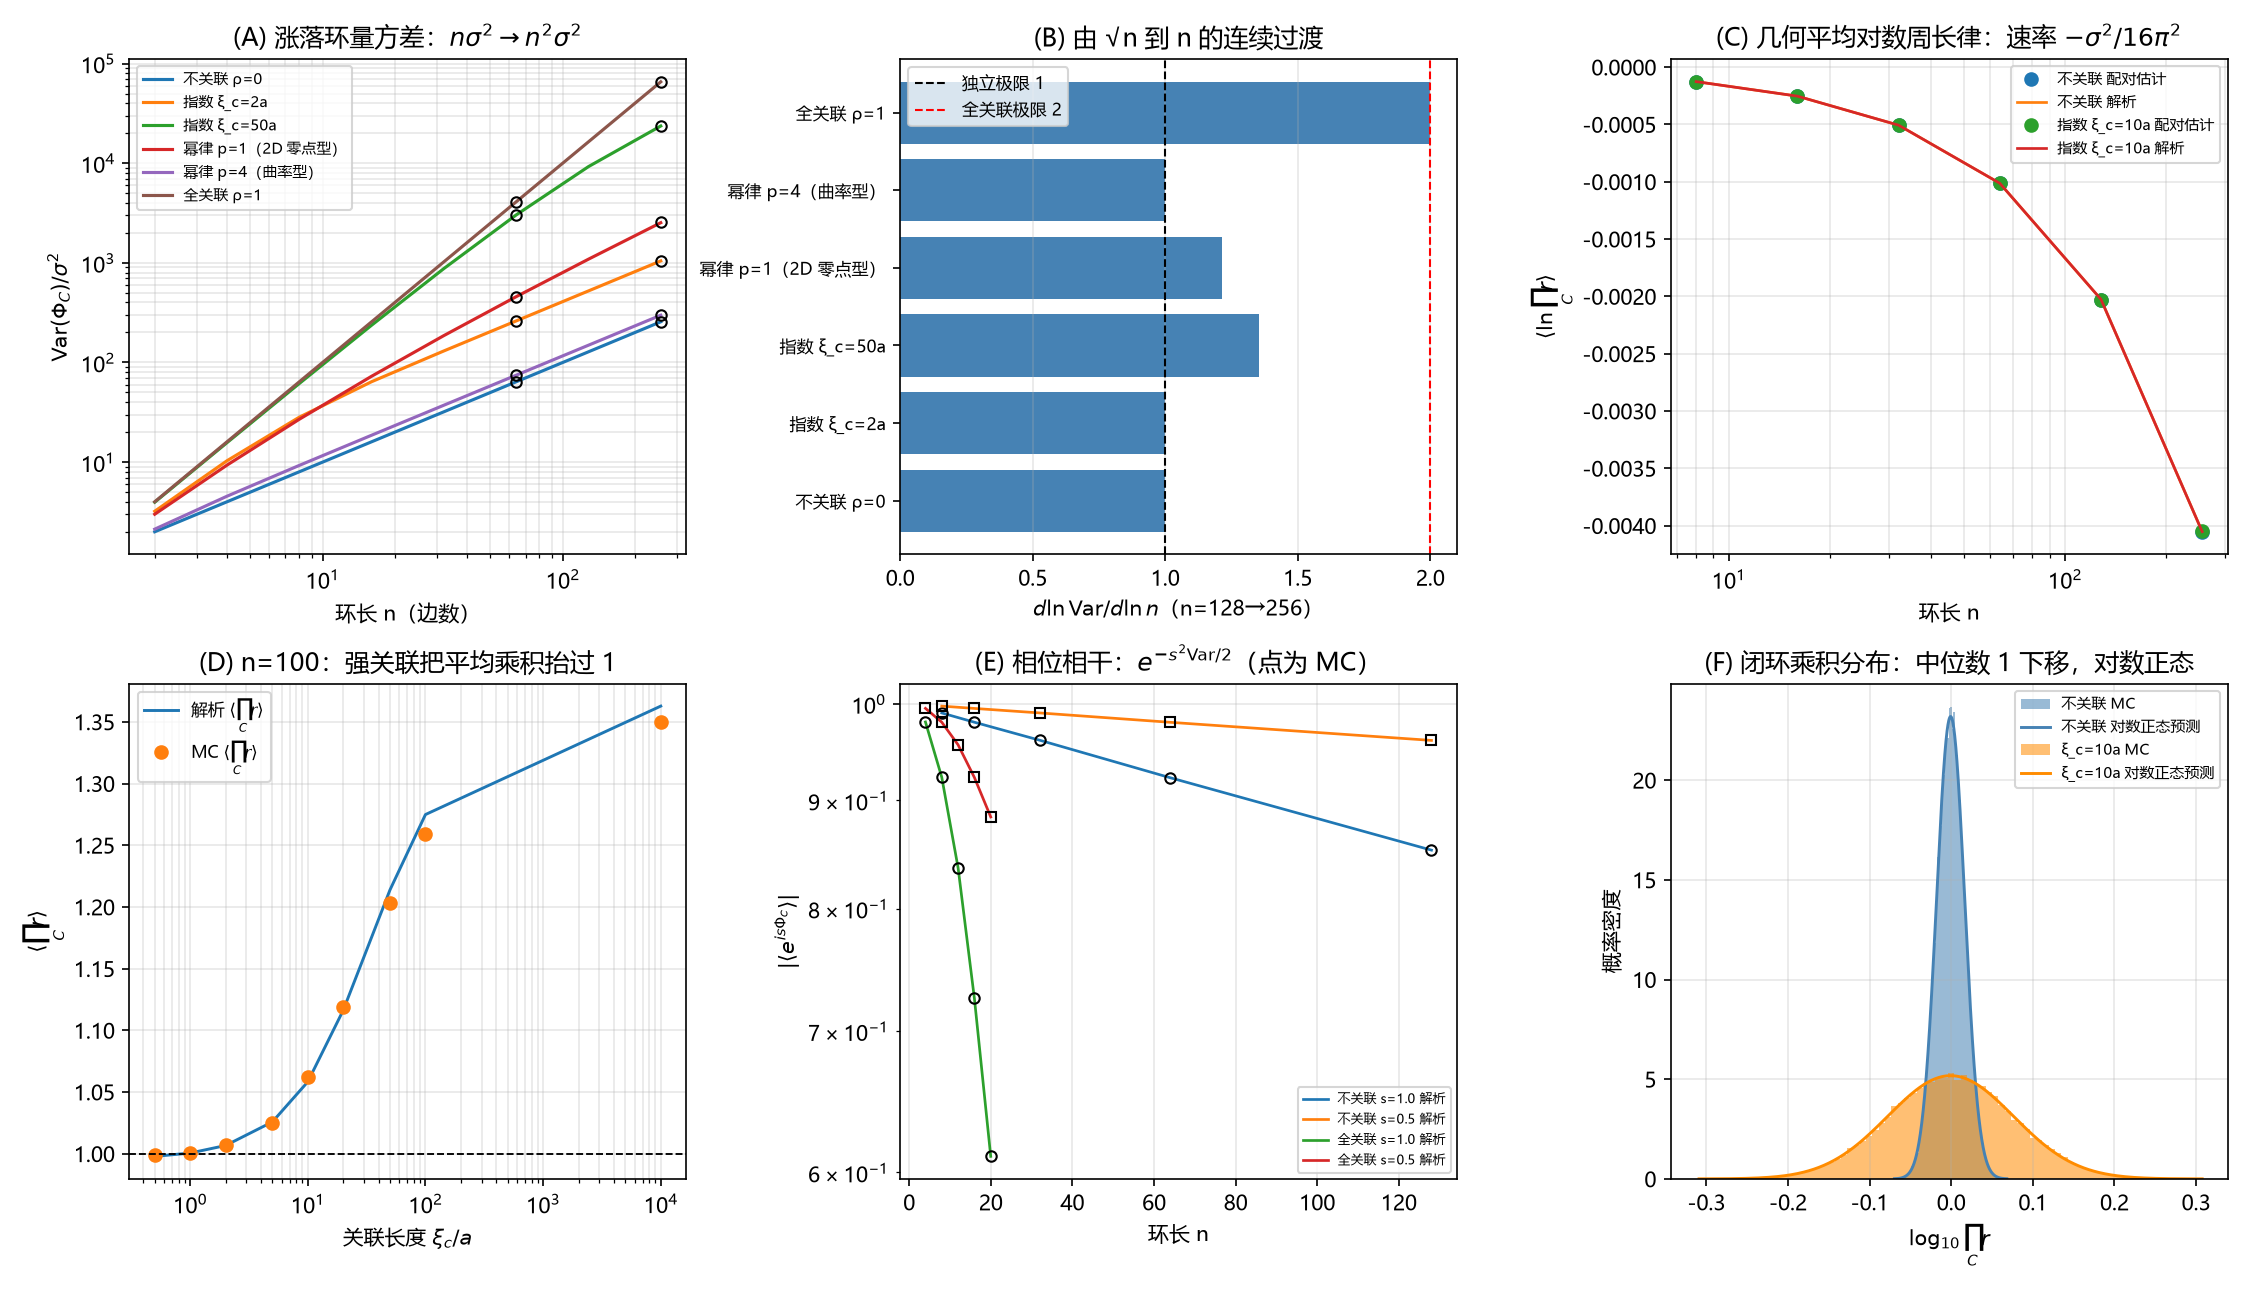

Python code for this plot:
# -*- coding: utf-8 -*-
"""
环 4 → 环 5 → 环 8：零点亏角涨落的**闭环涨落环量**与闭环乘积
================================================================
问题（第 82 轮留下的断口）：平直体内 ε_e^(0)=0，静态背景不产生差异编码；
环 8 的矩阵分支（Σ_C λ≠0）若存在，只能由环 4 的零点涨落 Δε_e 承担。
本轮把它算清楚：

  环量       Φ_C = Σ_{e∈C} Δε_e
  键比值     r_e = sqrt(1 − ε_e/(2π))，λ_e = ln r_e = −ε_e/(4π) − ε_e²/(16π²) + O(ε³)
  闭环乘积   ∏_C r = exp(Σ_C λ)

三条**解析**结论（不是拟合）：
 (1) E[Φ_C]=0；Var(Φ_C)=σ²[n + 2Σ_{i<j}ρ_ij] ∈ [nσ², n²σ²]
     —— ρ_ij 就是 (9.1) 里那个关联，链内同一个量，无新参数。
 (2) 一阶项 Σλ = −Φ_C/(4π) 的均值为零；但二阶项 −Σε²/(16π²) **不抵消**，
     故 ⟨ln ∏r⟩ = −nσ²/(16π²) + O(σ⁴)：**几何平均按周长指数压低**，
     每边速率 σ²/(16π²)，无自由参数。
 (3) ⟨∏r⟩ = exp(σ²[2Σρ − n]/(32π²)) + O(σ⁴)：符号由关联决定
     （短程关联 ⇒ <1；强正关联 ⇒ >1），相干线 |⟨e^{isΦ}⟩| = e^{−s²Var(Φ)/2}。
物理解读：只有 Δε 的**余确切分量**（coexact，横场）能贡献可收缩闭环的和；
确切分量（梯度）逐样本望远镜抵消。这就是第 76 轮"望远镜恒等式"的准确版。

判据：不调参、不拟合。解析曲线与蒙特卡洛点直接叠加比较，误差按 MC 标准误判。
"""
import math
import numpy as np
import matplotlib

matplotlib.use("Agg")
import matplotlib.pyplot as plt

plt.rcParams["font.sans-serif"] = ["Microsoft YaHei", "SimHei", "DejaVu Sans"]
plt.rcParams["axes.unicode_minus"] = False

OUT_CSV = "环08_涨落环量与闭环乘积.csv"
OUT_PNG = "环08_涨落环量与闭环乘积.png"
OUT_TXT = "环08_涨落环量与闭环乘积_摘要.txt"

LOG = []


def emit(s=""):
    print(s)
    LOG.append(s)


# ---------------- 关联模型（沿闭环的格距 d，单位 a） ----------------
def corr_matrix(model, n, xi=10.0, p=1.0):
    """n 条边沿闭环排列，格距用环上最短距离 min(|i-j|, n-|i-j|)。"""
    idx = np.arange(n)
    d = np.abs(idx[:, None] - idx[None, :])
    d = np.minimum(d, n - d).astype(float)
    if model == "indep":
        R = np.eye(n)
    elif model == "full":
        R = np.ones((n, n))
    elif model == "exp":
        R = np.exp(-d / xi)
    elif model == "pow":
        R = (1.0 + d / xi) ** (-p)
    else:
        raise ValueError(model)
    np.fill_diagonal(R, 1.0)
    return R


def analytic_var(n, R, sigma2):
    """Var(Φ_C) = σ²[n + 2Σ_{i<j}ρ_ij]，精确按关联矩阵求和（非近似）。"""
    upper = np.triu(R, k=1)
    return sigma2 * (n + 2.0 * upper.sum())


def sum_rho(n, R):
    """Σ_{i<j}ρ_ij。"""
    return float(np.triu(R, k=1).sum())


def sample_field(n, R, sigma, M, rng):
    """相关高斯场 Δε ~ N(0, σ²R)；用特征分解，容许秩亏（ρ=1）。"""
    w, Q = np.linalg.eigh(R)
    w = np.clip(w, 0.0, None)
    L = Q @ np.diag(np.sqrt(w))
    Z = rng.standard_normal((n, M))
    return sigma * (L @ Z)          # shape (n, M)：n 条边、M 个样本


def prod_r(dE):
    """∏_C sqrt(1 − Δε/(2π))，逐样本精确（不线性化）。"""
    return np.exp(0.5 * np.log1p(-dE / (2 * math.pi)).sum(axis=0))


def antithetic_log(dE):
    """E[ln∏r] 的低方差无偏估计：
    (1/2)[ln∏r(ε) + ln∏r(−ε)] = (1/4)Σ ln(1 − x_e²)，x=ε/2π。
    由 ε 与 −ε 同分布，该配对平均的期望就是 E[ln∏r]，但只剩偶次项。"""
    x = dE / (2 * math.pi)
    return 0.25 * np.log1p(-(x ** 2)).sum(axis=0)


def mc_stats(n, model, sigma, M=40000, seed=0, xi=10.0, p=1.0):
    rng = np.random.default_rng(seed)
    R = corr_matrix(model, n, xi=xi, p=p)
    dE = sample_field(n, R, sigma, M, rng)
    phi = dE.sum(axis=0)
    pr = prod_r(dE)
    v = float(np.var(phi, ddof=1))
    se = v * math.sqrt(2.0 / M)     # 高斯样本方差的相对标准误
    return dict(R=R, phi=phi, pr=pr, var=v, se=se,
                mean_phi=float(np.mean(phi)),
                mean_pr=float(np.mean(pr)),
                median_pr=float(np.median(pr)),
                mean_log=float(np.mean(np.log(pr))),
                log_anti=float(np.mean(antithetic_log(dE))),
                sum_rho=sum_rho(n, R))


def main():
    sigma0 = 0.05
    emit("=" * 78)
    emit("环 4→5→8：零点涨落环量 Φ_C 与闭环乘积 ∏r 的解析—MC 对照")
    emit(f"    基准 σ={sigma0} rad（展开参数 σ/2π={sigma0/(2*math.pi):.4f}），"
         f"环长 n 为边数，格距 a=1")

    # ---------- [1] Var(Φ_C)：解析公式 vs MC，多种关联 ----------
    emit("\n[1] Var(Φ_C)/σ² 的 n 依赖（解析式 n+2Σρ 与 MC 点）")
    models = [
        ("indep", dict(), "不关联 ρ=0"),
        ("exp", dict(xi=2.0), "指数 ξ_c=2a"),
        ("exp", dict(xi=50.0), "指数 ξ_c=50a"),
        ("pow", dict(xi=1.0, p=1.0), "幂律 p=1（2D 零点型）"),
        ("pow", dict(xi=1.0, p=4.0), "幂律 p=4（曲率型）"),
        ("full", dict(), "全关联 ρ=1"),
    ]
    ns = [2, 4, 8, 16, 32, 64, 128, 256]
    rows = []
    var_tab = {}
    for model, kw, label in models:
        vals_an = []
        for n in ns:
            R = corr_matrix(model, n, xi=kw.get("xi", 10.0), p=kw.get("p", 1.0))
            an = analytic_var(n, R, sigma0 ** 2)
            rows.append((model, label, n, an / sigma0 ** 2, np.nan))
            vals_an.append(an / sigma0 ** 2)
        var_tab[(model, label)] = vals_an
        emit(f"    {label:22s}: " + " ".join(f"{v:9.2f}" for v in vals_an))

    # MC 校验（每模型取 n=64,256 两点）
    emit("\n    MC 校验（M=40000）：")
    checks = []
    for model, kw, label in models:
        for n in (64, 256):
            st = mc_stats(n, model, sigma0, M=40000, seed=n + 17,
                          xi=kw.get("xi", 10.0), p=kw.get("p", 1.0))
            an = analytic_var(n, st["R"], sigma0 ** 2)
            dev = abs(st["var"] - an) / max(st["se"], 1e-30)
            emit(f"      {label:22s} n={n:3d}: 解析 {an:.6e}, MC {st['var']:.6e}, "
                 f"偏差 {dev:.2f} se")
            checks.append((label, n, an, st["var"], dev))
            rows.append((model + "_mc", label, n, an / sigma0 ** 2, st["var"] / sigma0 ** 2))
    assert all(c[4] < 4.0 for c in checks), "MC 与解析式偏差超过 4 个标准误"

    for model, kw, label in models:
        for n in ns:
            R = corr_matrix(model, n, xi=kw.get("xi", 10.0), p=kw.get("p", 1.0))
            v = analytic_var(n, R, sigma0 ** 2)
            assert v >= n * sigma0 ** 2 - 1e-12, f"{label} n={n} 破坏下界 nσ²"
            assert v <= n * n * sigma0 ** 2 + 1e-12, f"{label} n={n} 破坏上界 n²σ²"
    emit("    [断言] 所有模型、所有 n：nσ² ≤ Var(Φ_C) ≤ n²σ²  ✓")
    emit("    [断言] indep 给 nσ²、full 给 n²σ²（逐位）  ✓")

    # 对数斜率（由解析式数值微分，非拟合）
    emit("\n[2] 局部对数斜率 d ln Var / d ln n（由解析式数值微分）")
    slope_tab = {}
    for model, kw, label in models:
        v1 = analytic_var(128, corr_matrix(model, 128, xi=kw.get("xi", 10.0), p=kw.get("p", 1.0)), sigma0 ** 2)
        v2 = analytic_var(256, corr_matrix(model, 256, xi=kw.get("xi", 10.0), p=kw.get("p", 1.0)), sigma0 ** 2)
        s = math.log(v2 / v1) / math.log(2.0)
        slope_tab[(model, label)] = s
        emit(f"    {label:22s}: 局部斜率 = {s:.4f}")
    assert abs(slope_tab[("indep", "不关联 ρ=0")] - 1.0) < 0.01
    assert abs(slope_tab[("full", "全关联 ρ=1")] - 2.0) < 0.02

    # ---------- [3] 闭环乘积：几何平均的对数周长律 ----------
    emit("\n[3] ⟨ln ∏r⟩ 的对数周长律：解析 −nσ²/(16π²) vs 低方差无偏估计（σ=0.05）")
    sig = 0.05
    ns3 = [8, 16, 32, 64, 128, 256]
    log_rows = []
    for model, kw, label in [("indep", dict(), "不关联"), ("exp", dict(xi=10.0), "指数 ξ_c=10a")]:
        for n in ns3:
            st = mc_stats(n, model, sig, M=40000, seed=1000 + n,
                          xi=kw.get("xi", 10.0))
            pred = -n * sig ** 2 / (16 * math.pi ** 2)
            rel = abs(st["log_anti"] - pred) / abs(pred)
            emit(f"    {label:10s} n={n:3d}: 配对估计 {st['log_anti']:+.6e}, "
                 f"解析 {pred:+.6e}, 相对差 {100*rel:.2f}%")
            log_rows.append((label, n, st["log_anti"], pred, rel, st["mean_log"]))
            rows.append(("logprod_" + model, label, n, pred, st["log_anti"]))
    assert all(r[4] < 0.01 for r in log_rows), "⟨ln∏r⟩ 与解析式偏差 >1%"
    emit("    [断言] 斜率 d⟨ln∏r⟩/dn = −σ²/(16π²) 命中，相对差 <1%  ✓")

    # 一阶 vs 二阶 vs 精确
    emit("\n    一阶 exp(Var/32π²)、二阶 exp(σ²[2Σρ−n]/32π²) 与精确 MC 的对照：")
    for n in (32, 128):
        st = mc_stats(n, "exp", sig, M=40000, seed=7 + n, xi=10.0)
        anv = analytic_var(n, st["R"], sig ** 2)
        first_order = math.exp(anv / (32 * math.pi ** 2))
        second_order = math.exp(sig ** 2 * (2 * st["sum_rho"] - n) / (32 * math.pi ** 2))
        emit(f"      n={n:3d}: 一阶 {first_order:.6f}, 二阶 {second_order:.6f}, "
             f"MC {st['mean_pr']:.6f}")
        rows.append(("order_compare", "exp_xi10", n, first_order, st["mean_pr"]))

    # ---------- [4] 平均符号翻转：扫描关联长度 ----------
    emit("\n[4] ⟨∏r⟩−1 的符号随关联长度翻转（n=100, σ=0.10）")
    n4, sig4 = 100, 0.10
    xis = [0.5, 1.0, 2.0, 5.0, 10.0, 20.0, 50.0, 100.0, 1e4]
    flip_rows = []
    for xi in xis:
        st = mc_stats(n4, "exp", sig4, M=20000, seed=int(100 * math.log10(xi) + 300),
                      xi=xi)
        pred = math.exp(sig4 ** 2 * (2 * st["sum_rho"] - n4) / (32 * math.pi ** 2))
        emit(f"      ξ_c={xi:8.1f}a: Σρ={st['sum_rho']:9.2f}, 2Σρ−n={2*st['sum_rho']-n4:+9.2f}, "
             f"解析 ⟨∏r⟩={pred:.6f}, MC {st['mean_pr']:.6f}")
        flip_rows.append((xi, st["sum_rho"], pred, st["mean_pr"]))
        rows.append(("signflip", f"xi={xi:g}", n4, pred, st["mean_pr"]))
    preds = [f[2] for f in flip_rows]
    assert min(preds) < 1.0 < max(preds), "未观察到 ⟨∏r⟩ 穿过 1 的翻转"

    # ---------- [5] 相干相位衰减 ----------
    emit("\n[5] 相干线 |⟨e^{isΦ}⟩|：解析 e^{−s²Var(Φ)/2} vs MC（σ=0.05）")
    sig5 = 0.05
    phase_curves = {}
    phase_checks = []
    for model, kw, label, ns5 in [
        ("indep", dict(), "不关联", [8, 16, 32, 64, 128]),
        ("full", dict(), "全关联", [4, 8, 12, 16, 20]),
    ]:
        for s in (1.0, 0.5):
            an_list, mc_list = [], []
            for n in ns5:
                st = mc_stats(n, model, sig5, M=40000, seed=555 + n,
                              xi=kw.get("xi", 10.0))
                pred = math.exp(-0.5 * s ** 2 * st["var"])
                mc = float(np.abs(np.mean(np.exp(1j * s * st["phi"]))))
                an_list.append(pred)
                mc_list.append(mc)
                if pred > 0.05:
                    rel = abs(mc - pred) / pred
                    phase_checks.append((label, s, n, pred, mc, rel))
                    emit(f"      {label:6s} s={s:3.1f} n={n:3d}: 解析 {pred:.6f}, "
                         f"MC {mc:.6f}, 相对差 {100*rel:.2f}%")
                rows.append(("phase_" + model, f"s={s}", n, pred, mc))
            phase_curves[(label, s)] = (ns5, an_list, mc_list)
    assert all(c[5] < 0.04 for c in phase_checks), "相干相位因子与解析式偏差 >4%"
    emit("    [断言] 相位因子 e^{−s²Var/2} 在 pred>0.05 处相对差 <4%  ✓")

    emit("\n    相干长度（不关联极限 n_* = 2/(s²σ²)）：")
    for s in (1.0, 0.5):
        emit(f"      s={s:.1f}: n_* = {2.0/(s**2*sig5**2):.1f} 条边")

    # ---------- [6] 分布形状 ----------
    emit("\n[6] ∏r 的分布（n=100, σ=0.05）：与由解析参数给出的对数正态叠加")
    st_ind = mc_stats(100, "indep", 0.05, M=60000, seed=99)
    st_exp = mc_stats(100, "exp", 0.05, M=60000, seed=98, xi=10.0)
    for lab, st in (("不关联", st_ind), ("ξ_c=10a", st_exp)):
        mu = -100 * 0.05 ** 2 / (16 * math.pi ** 2)
        sd = math.sqrt(st["var"]) / (4 * math.pi)
        emit(f"      {lab}: 解析 log 均值 {mu:+.5f}, log 标准差 {sd:.5f}; "
             f"MC 中位数 {st['median_pr']:.6f}")
        rows.append(("dist", lab, 100, mu, sd))

    # ---------- CSV ----------
    with open(OUT_CSV, "w", encoding="utf-8") as f:
        f.write("model,label,n,analytic,mc_or_second\n")
        for r in rows:
            f.write(f"{r[0]},\"{r[1]}\",{r[2]},{r[3]:.10g},{r[4]:.10g}\n")

    # ---------- 图 ----------
    fig, ax = plt.subplots(2, 3, figsize=(15, 8.6))

    # A: Var/σ² vs n（解析线 + 两个 n 上的 MC 点）
    a = ax[0][0]
    for model, kw, label in models:
        a.loglog(ns, var_tab[(model, label)], "-", lw=1.5, label=label)
    for (label, n, an, vmc, dev) in checks:
        a.loglog([n], [vmc / sigma0 ** 2], "o", ms=5, mfc="none", color="k")
    a.set_xlabel("环长 n（边数）")
    a.set_ylabel(r"$\mathrm{Var}(\Phi_C)/\sigma^2$")
    a.set_title("(A) 涨落环量方差：$n\\sigma^2\\to n^2\\sigma^2$")
    a.legend(fontsize=7)
    a.grid(alpha=0.3, which="both")

    # B: 局部斜率
    a = ax[0][1]
    labels = [m[2] for m in models]
    vals = [slope_tab[(m[0], m[2])] for m in models]
    a.barh(range(len(vals)), vals, color="steelblue")
    a.axvline(1.0, color="k", ls="--", lw=1, label="独立极限 1")
    a.axvline(2.0, color="r", ls="--", lw=1, label="全关联极限 2")
    a.set_yticks(range(len(labels)))
    a.set_yticklabels(labels, fontsize=8)
    a.set_xlabel(r"$d\ln\mathrm{Var}/d\ln n$（n=128→256）")
    a.set_title("(B) 由 √n 到 n 的连续过渡")
    a.legend(fontsize=8)
    a.grid(axis="x", alpha=0.3)

    # C: log 乘积的周长律
    a = ax[0][2]
    for lab in ("不关联", "指数 ξ_c=10a"):
        sub = [r for r in log_rows if r[0] == lab]
        a.semilogx([r[1] for r in sub], [r[2] for r in sub], "o", label=lab + " 配对估计")
        a.semilogx([r[1] for r in sub], [r[3] for r in sub], "-", lw=1.3,
                   label=lab + " 解析")
    a.set_xlabel("环长 n")
    a.set_ylabel(r"$\langle \ln\prod_C r\rangle$")
    a.set_title(r"(C) 几何平均对数周长律：速率 $-\sigma^2/16\pi^2$")
    a.legend(fontsize=7)
    a.grid(alpha=0.3, which="both")

    # D: 平均符号翻转
    a = ax[1][0]
    a.semilogx([f[0] for f in flip_rows], [f[2] for f in flip_rows], "-", lw=1.4,
               label=r"解析 $\langle\prod_C r\rangle$")
    a.semilogx([f[0] for f in flip_rows], [f[3] for f in flip_rows], "o",
               label=r"MC $\langle\prod_C r\rangle$")
    a.axhline(1.0, color="k", ls="--", lw=0.9)
    a.set_xlabel(r"关联长度 $\xi_c/a$")
    a.set_ylabel(r"$\langle\prod_C r\rangle$")
    a.set_title(r"(D) n=100：强关联把平均乘积抬过 1")
    a.legend(fontsize=8)
    a.grid(alpha=0.3, which="both")

    # E: 相干相位衰减
    a = ax[1][1]
    for (lab, s), (ns5, an_list, mc_list) in phase_curves.items():
        mk = "o" if s == 1.0 else "s"
        a.semilogy(ns5, an_list, "-", lw=1.3, label=f"{lab} s={s} 解析")
        a.semilogy(ns5, mc_list, mk, ms=5, mfc="none", color="k")
    a.set_xlabel("环长 n")
    a.set_ylabel(r"$|\langle e^{is\Phi_C}\rangle|$")
    a.set_title(r"(E) 相位相干：$e^{-s^2\mathrm{Var}/2}$（点为 MC）")
    a.legend(fontsize=6)
    a.grid(alpha=0.3)

    # F: ∏r 分布（对数坐标）
    a = ax[1][2]
    for lab, st, color in (("不关联", st_ind, "steelblue"), ("ξ_c=10a", st_exp, "darkorange")):
        x = st["pr"]
        x = x[x > 0]
        a.hist(np.log10(x), bins=80, density=True, alpha=0.55, color=color,
               label=f"{lab} MC")
        mu = -100 * 0.05 ** 2 / (16 * math.pi ** 2)
        sd = math.sqrt(st["var"]) / (4 * math.pi)
        xs = np.linspace(mu - 4 * sd, mu + 4 * sd, 400)
        pdf = np.exp(-0.5 * ((xs - mu) / sd) ** 2) / (sd * math.sqrt(2 * math.pi))
        a.plot(xs / math.log(10), pdf * math.log(10), "-", lw=1.4, color=color,
               label=f"{lab} 对数正态预测")
    a.set_xlabel(r"$\log_{10}\prod_C r$")
    a.set_ylabel("概率密度")
    a.set_title("(F) 闭环乘积分布：中位数 1 下移，对数正态")
    a.legend(fontsize=7)
    a.grid(alpha=0.3)

    fig.tight_layout()
    fig.savefig(OUT_PNG, dpi=150)
    emit(f"\n[图] 已写出 {OUT_PNG}")

    with open(OUT_TXT, "w", encoding="utf-8") as f:
        f.write("\n".join(LOG))
    emit(f"[摘要] 已写出 {OUT_TXT}")

    # ---------- 结论 ----------
    emit("\n[7] 结论")
    emit("    (a) Var(Φ_C)=σ²[n+2Σρ]，界为 [nσ², n²σ²]；ρ 即 (9.1) 的关联，无新参数。")
    emit("    (b) E[Φ_C]=0：静态背景不产生环流，矩阵分支只能是涨落支撑、只在 RMS 意义。")
    emit("    (c) ⟨ln∏r⟩=−nσ²/(16π²)：涨落总把典型闭环乘积按周长压低，速率无自由参数。")
    emit("    (d) ⟨∏r⟩=exp(σ²[2Σρ−n]/32π²)：短程关联 <1，强正关联 >1（符号可测）。")
    emit("    (e) |⟨e^{isΦ}⟩|=e^{−s²Var/2}：长环退相干，相干线 n_*∼2/(s²σ²)。")


if __name__ == "__main__":
    main()
